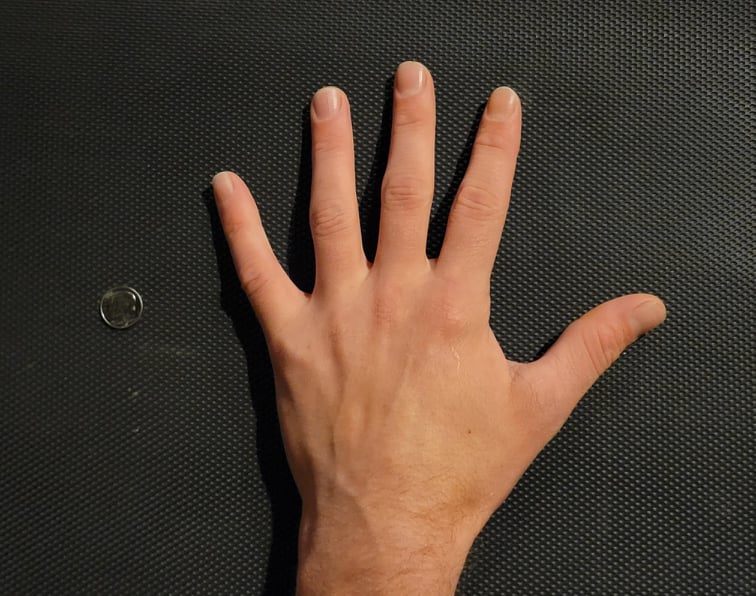
#> input picture rawhandcoin3.jpg, 756 x 596 px
$ python convexitydefects.py
#> lines starting #> are read from the running program, lines starting #| are printed output that depends on the picture; after the words box and inside, x2 and y2 are one past the last pixel; in counts of white or black regions, pixels touching at a corner belong together
import cv2
import numpy as np

image = cv2.imread('rawhandcoin3.jpg')
#> image is the input picture: shape (596, 756, 3); mean B, G, R 50.4, 62.2, 77.8
gray = cv2.cvtColor(image, cv2.COLOR_BGRA2GRAY )
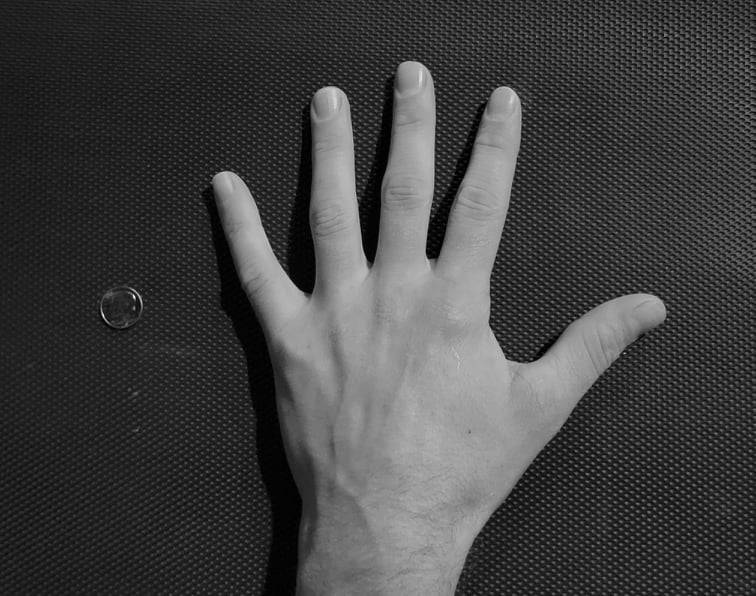
#> gray: shape (596, 756); min 0, max 250, mean 65.5
blurred = cv2.GaussianBlur(gray, (7, 7), 0)
(T, thresh) = cv2.threshold(blurred, 70, 255, cv2.THRESH_BINARY)
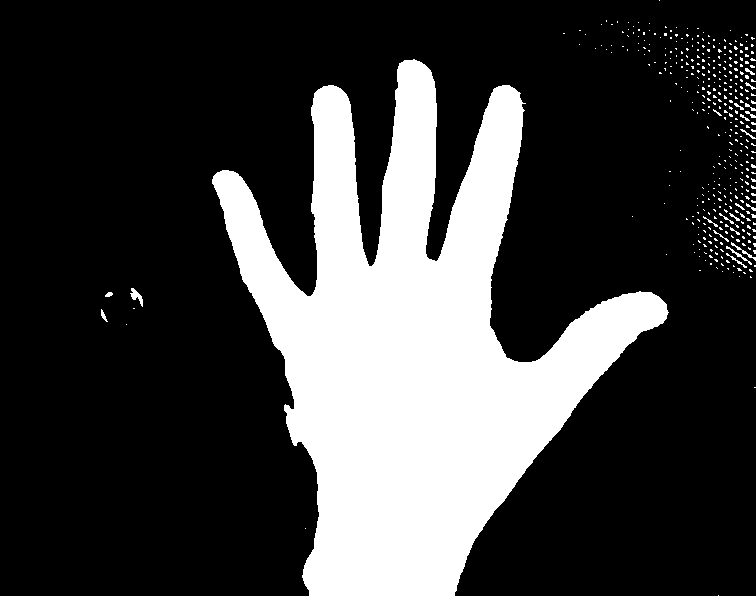
#> thresh: shape (596, 756); 24.4% white; 386 white regions (365 under 20 px)
contours, heirarchy = cv2.findContours(thresh, cv2.RETR_LIST, cv2.CHAIN_APPROX_NONE)
#> contours = 386 contours, 379 with area under 20; largest, box (x1, y1, x2, y2) and area: (212, 59, 669, 596) 106321, (130, 288, 143, 307) 78, (726, 246, 752, 265) 40, (731, 242, 756, 261) 38, (726, 253, 747, 268) 24, (101, 309, 108, 322) 24, (105, 292, 113, 297) 20

# FIND: largest contour by area -> The Hand
maxArea = -1
for i in range(len(contours)):
    if cv2.contourArea(contours[i]) > maxArea:
        maxArea = cv2.contourArea(contours[i])
        hand = contours[i]
#> this loop made 386 passes
#> maxArea on passes 5, 8, 287: 23.5, 78, 106321
#> after the loop, hand = contour of 2536 points, box (x1, y1, x2, y2) (212, 59, 669, 596), area 106321; maxArea = 106321
# FIND: convex hull
hull = cv2.convexHull(hand, returnPoints = False)
#> hull = 21 values, max 2535 at index 0, min 0 at index 20, mean 1273.1
# FIND: convexity defects
defects = cv2.convexityDefects(hand, hull)
#> defects = 16 rows, first 6: [0, 9, 1, 226], [9, 414, 217, 47631], [414, 419, 416, 176], [419, 775, 627, 39641], [779, 782, 781, 162], [786, 1209, 1104, 9729]

for i in range(defects.shape[0]):
    s,e,f,d = defects[i,0]
    start = tuple(hand[s][0])
    end = tuple(hand[e][0])
    far = tuple(hand[f][0])
    cv2.line(image,start,end,[103, 205, 143],1)
    cv2.circle(image,far,7,[36, 31, 255],-1)
#> this loop made 16 passes
#> (s, e, f, d, start, end, far) on passes 1 to 11: (0, 9, 1, 226, (413, 59), (404, 60), (412, 60)), (9, 414, 217, 47631, (404, 60), (323, 86), (371, 266)), (414, 419, 416, 176, (323, 86), (318, 89), (321, 88)), (419, 775, 627, 39641, (318, 89), (217, 172), (310, 296)), (779, 782, 781, 162, (213, 176), (212, 179), (213, 178)), (786, 1209, 1104, 9729, (212, 183), (302, 577), (317, 472)), (1209, 1215, 1210, 162, (302, 577), (304, 583), (303, 578)), (1215, 1227, 1222, 492, (304, 583), (309, 595), (309, 590)), (1372, 1667, 1498, 5176, (454, 595), (663, 322), (525, 469)), (1667, 1671, 1668, 154, (663, 322), (666, 318), (663, 321)), (1671, 1677, 1674, 243, (666, 318), (668, 312), (666, 315))
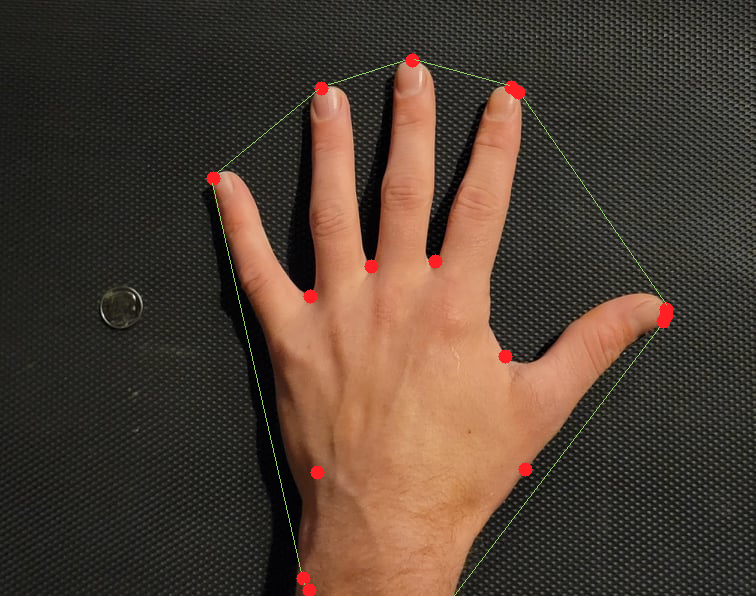
#> image: shape (596, 756, 3); 0.74% of pixels changed, all inside (x1, y1, x2, y2) = (206, 53, 674, 596)

cv2.imshow('Convexity Defects',image)

# Press "q" to quit
if cv2.waitKey(10000) & 0xFF == ord("q"):
#> (key q is pressed here)
    cv2.destroyAllWindows()

$ run again, with cardenhand.jpg copied over rawhandcoin3.jpg
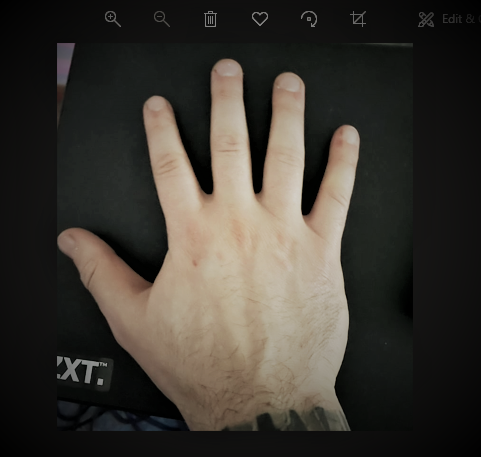
#> input picture cardenhand.jpg, 481 x 457 px
#> image is the input picture: shape (457, 481, 3); mean B, G, R 49.3, 56.1, 60.4
#> `(T, thresh) = cv2.threshold(blurred, 70, 255, cv2.THRESH_BINARY)`:
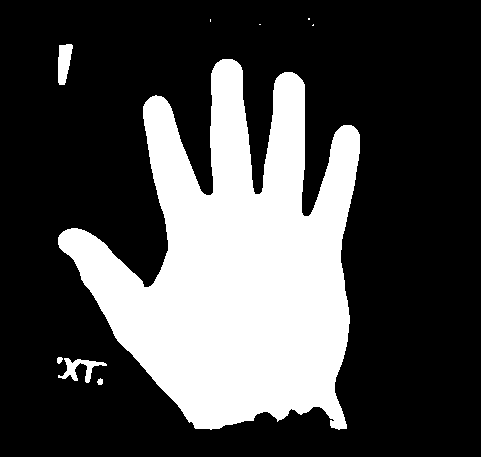
#> thresh: shape (457, 481); 28.6% white; 9 white regions (4 under 20 px)
#> contours = 9 contours, 4 with area under 20; largest, box (x1, y1, x2, y2) and area: (58, 59, 360, 430) 61002, (58, 44, 73, 85) 398, (58, 358, 107, 383) 366, (57, 357, 63, 364) 23, (97, 378, 103, 385) 22
#> the loop `for i in range(len(contours)):` made 9 passes
#> maxArea on passes 1, 2, 4: 22.5, 365.5, 61002.5
#> after the loop `for i in range(len(contours)):`: hand = contour of 1751 points, box (x1, y1, x2, y2) (58, 59, 360, 430), area 61002; maxArea = 61002.5
#> hull = 22 values, max 1741 at index 0, min 0 at index 21, mean 796.8
#> defects = 17 rows, first 6: [0, 2, 1, 114], [2, 254, 138, 29358], [259, 540, 439, 26956], [540, 542, 541, 114], [549, 552, 550, 162], [552, 644, 567, 1502]
#> the loop `for i in range(defects.shape[0]):` made 17 passes
#> (s, e, f, d, start, end, far) on passes 1 to 7: (0, 2, 1, 114, (222, 59), (220, 60), (221, 60)), (2, 254, 138, 29358, (220, 60), (150, 97), (210, 195)), (259, 540, 439, 26956, (145, 102), (59, 235), (154, 282)), (540, 542, 541, 114, (59, 235), (58, 237), (59, 236)), (549, 552, 550, 162, (58, 244), (59, 247), (59, 245)), (552, 644, 567, 1502, (59, 247), (115, 337), (74, 260)), (644, 647, 646, 142, (115, 337), (117, 340), (117, 339))
#> after the loop `for i in range(defects.shape[0]):`:
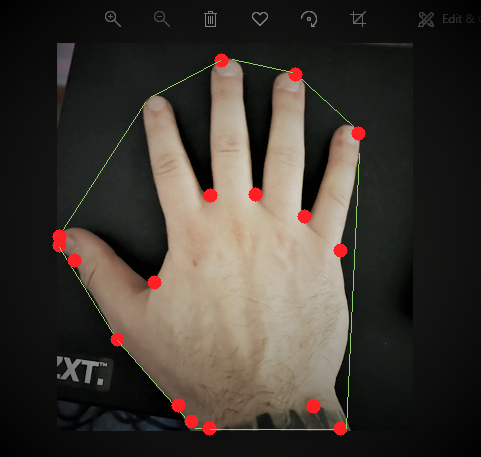
#> image: shape (457, 481, 3); 1.52% of pixels changed, all inside (x1, y1, x2, y2) = (52, 53, 366, 436)

$ run again, with fronthand.jpg copied over rawhandcoin3.jpg
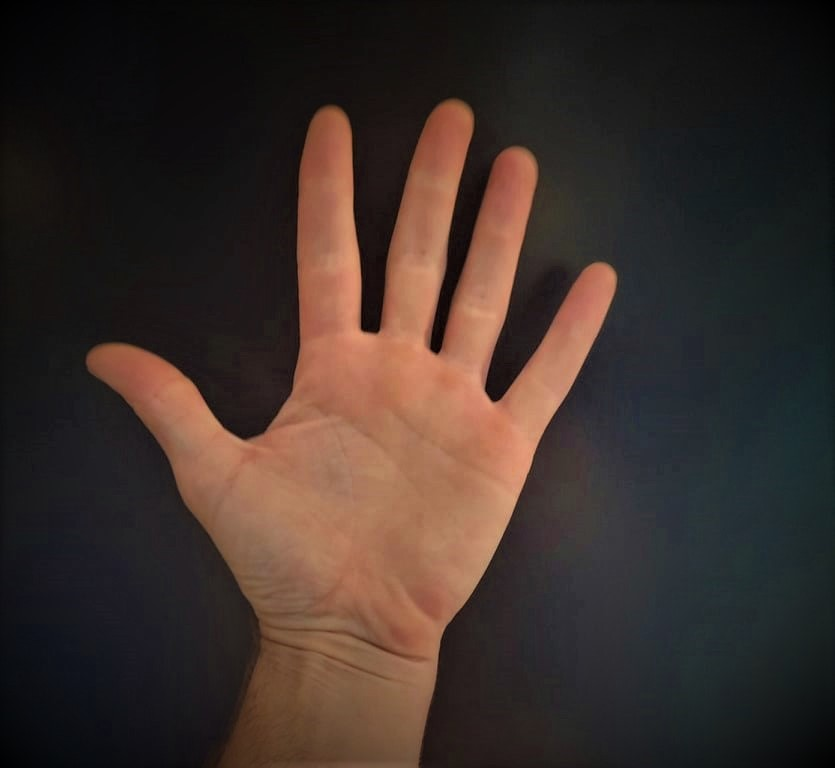
#> input picture fronthand.jpg, 835 x 768 px
#> image is the input picture: shape (768, 835, 3); mean B, G, R 42.2, 47.6, 60.8
#> `(T, thresh) = cv2.threshold(blurred, 70, 255, cv2.THRESH_BINARY)`:
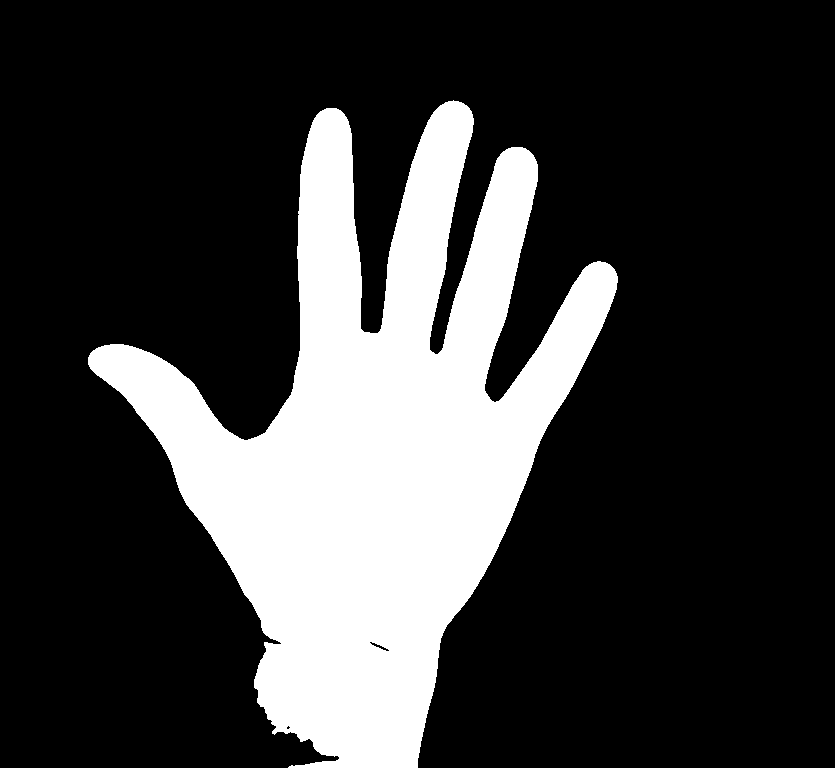
#> thresh: shape (768, 835); 23.2% white; 1 white region
#> contours = 3 contours, 1 with area under 20; largest, box (x1, y1, x2, y2) and area: (88, 100, 618, 768) 147060, (369, 641, 390, 652) 60
#> the loop `for i in range(len(contours)):` made 3 passes
#> maxArea on passes 2 to 3: 60, 147060.5
#> after the loop `for i in range(len(contours)):`: hand = contour of 3093 points, box (x1, y1, x2, y2) (88, 100, 618, 768), area 147060; maxArea = 147060.5
#> hull = 23 values, max 3088 at index 0, min 0 at index 22, mean 1850.1
#> defects = 18 rows, first 6: [3088, 0, 3092, 201], [0, 490, 241, 58307], [490, 496, 491, 114], [500, 1006, 816, 46422], [1006, 1010, 1007, 114], [1017, 1553, 1501, 12833]
#> the loop `for i in range(defects.shape[0]):` made 18 passes
#> (s, e, f, d, start, end, far) on passes 1 to 7: (3088, 0, 3092, 201, (458, 101), (453, 100), (454, 101)), (0, 490, 241, 58307, (453, 100), (326, 108), (377, 333)), (490, 496, 491, 114, (326, 108), (320, 111), (325, 109)), (500, 1006, 816, 46422, (316, 115), (90, 353), (266, 431)), (1006, 1010, 1007, 114, (90, 353), (88, 357), (90, 354)), (1017, 1553, 1501, 12833, (88, 364), (288, 767), (339, 757)), (1682, 2123, 1816, 7368, (417, 767), (602, 326), (442, 633))
#> after the loop `for i in range(defects.shape[0]):`:
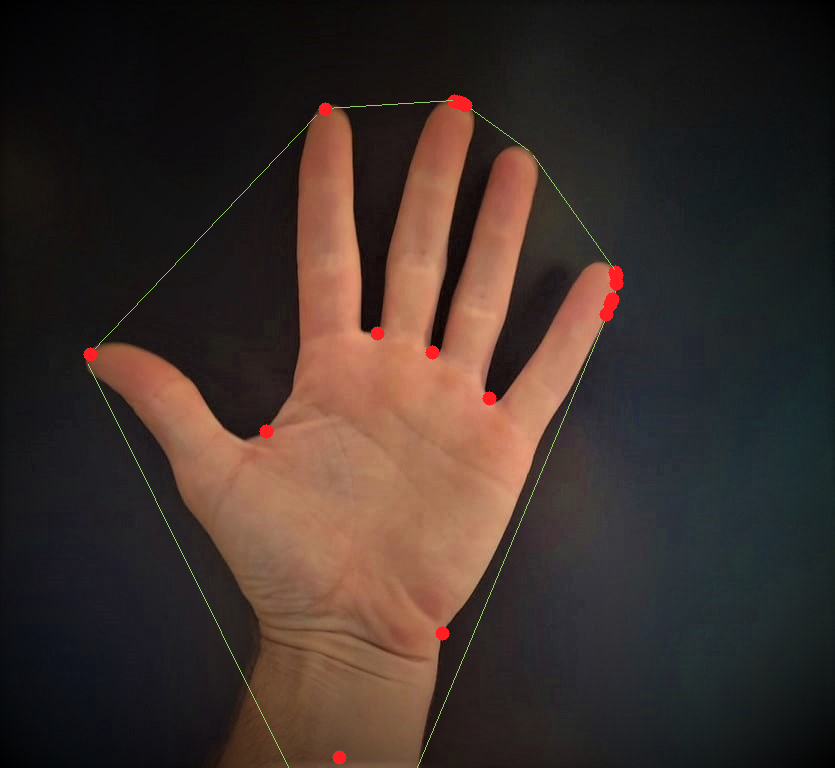
#> image: shape (768, 835, 3); 0.55% of pixels changed, all inside (x1, y1, x2, y2) = (83, 94, 624, 768)
